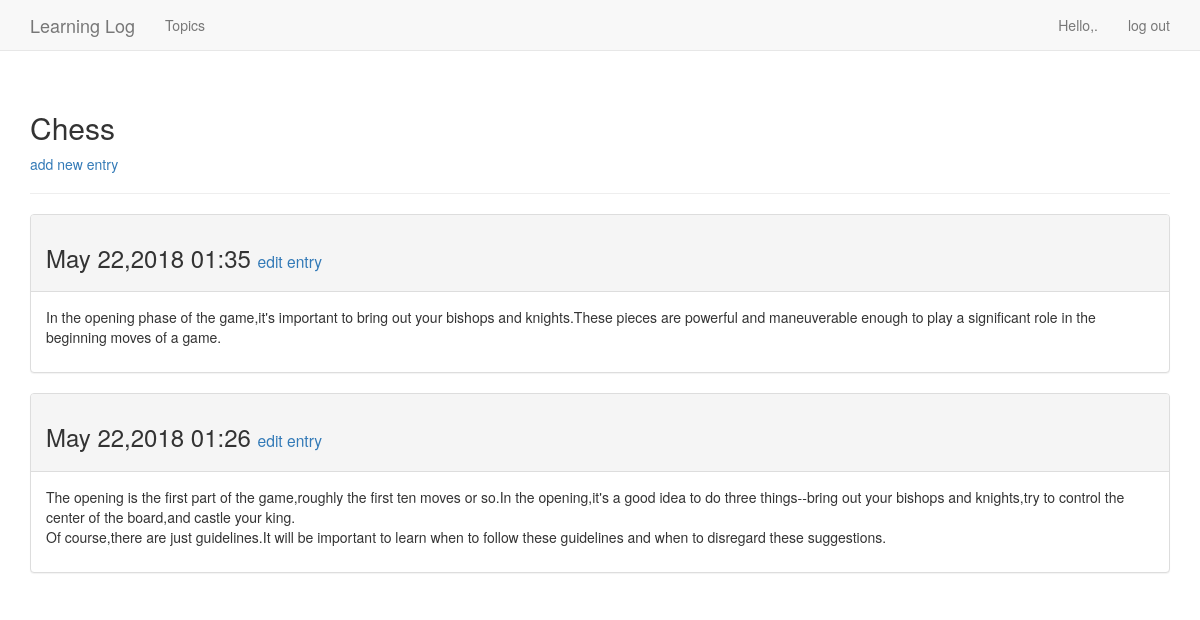
Before: /topics/1/ (signed in) with the older database file.
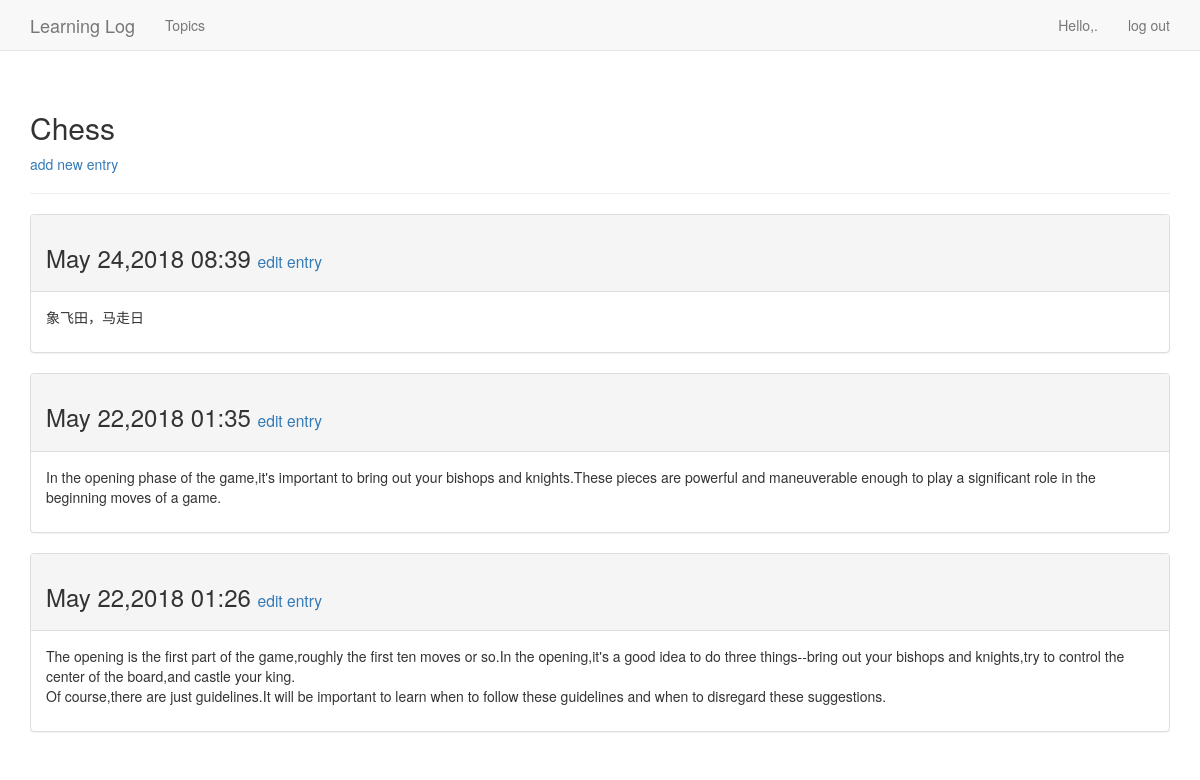
After: the same page with the newer database file.
### learning_logs/models.py (models this page shows, shortened)
class Entry(models.Model):
    topic = models.ForeignKey(Topic,on_delete=models.CASCADE)
    text = models.TextField()
    date_added = models.DateTimeField(auto_now_add=True)
    class Meta:
        verbose_name_plural = 'entries'

### learning_logs/views.py (the view)
# urls.py: url(r'^topics/(?P<topic_id>\d+)/$',views.topic,name='topic'),
@login_required
def topic(request,topic_id):
    topic = Topic.objects.get(id=topic_id) # topic_id 为正则表达式捕获的值
    if topic.owner != request.user:
        raise Http404
    entries = topic.entry_set.order_by('-date_added') # - 表示降序
    context = {'topic':topic,'entries':entries}
    return render(request,'learning_logs/topic.html',context)

### learning_logs/models.py (called while the page is built)
    def __str__(self):
        return self.text

### learning_logs/templates/learning_logs/topic.html
{% extends 'learning_logs/base.html' %}
{% block header %}
  <h2>{{ topic }}</h2>
  <p>
    <a href="{% url 'learning_logs:new_entry' topic.id %}">add new entry</a>
  </p>
{% endblock header %}
{% block content %}
  {% for entry in entries %}
    <div class='panel panel-default'>
      <div class="panel-heading">
        <h3>
          {{ entry.date_added|date:'M d,Y H:i' }}
          <small>
            <a href="{% url 'learning_logs:edit_entry' entry.id %}">
                edit entry</a>
          </small>
        </h3>
      </div>
      <div class="panel-body">
        {{ entry.text|linebreaks }}
      </div>
    </div>
  {% empty %}
      There are no entries for this topic yet.
  {% endfor %}
{% endblock content %}

Changed rows visible on the page:
added Entry: date_added "May 24,2018 08:39", text "象飞田，马走日"
